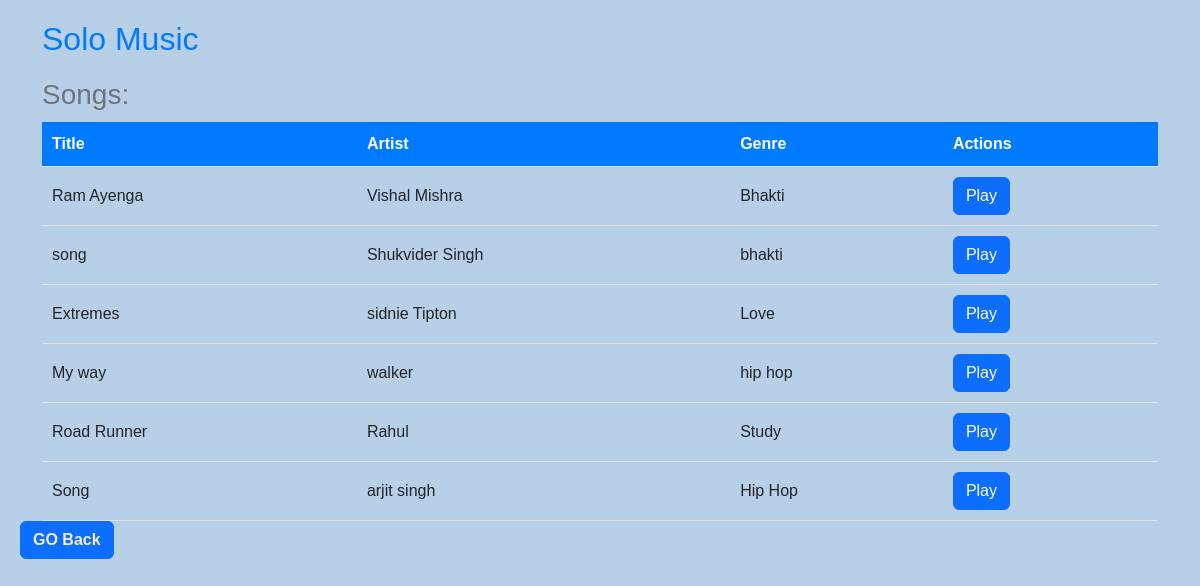
Page /playlist/1 on the committed database.
### models.py (models this page shows)
class Playlist(db.Model):
    id = db.Column(db.Integer, primary_key=True)
    name = db.Column(db.String, nullable=False)
    user_id = db.Column(db.Integer, db.ForeignKey('user.u_id'), nullable=False)
    songs = db.relationship('Song', secondary=playlist_song_table, backref='playlists', lazy=True, primaryjoin=(id == playlist_song_table.c.playlist_id))

class Song(db.Model):
    __tablename__ = 'song'
    id = db.Column(db.Integer, primary_key=True)
    title=db.Column(db.String(40), nullable=False)
    c_name=db.Column(db.String(60), nullable=False)               #creator name...................
    album_id=db.Column(db.Integer, db.ForeignKey('album.id'))
    lyrics=db.Column(db.String, nullable=False)
    duration=db.Column(db.Integer, nullable=False)
    genre=db.Column(db.String(80), nullable=False)
    r_date=db.Column(db.Date, nullable=False)
    filename=db.Column(db.String(255), nullable=False)
    artist_name=db.Column(db.String, nullable=False)
    likes=db.Column(db.Integer, default=0)
    dislikes=db.Column(db.Integer, default=0)
    user_id = db.Column(db.Integer, db.ForeignKey('user.u_id'))
    user = db.relationship('User', back_populates='songs' , overlaps='owner')

### app.py (the view)
@app.route('/playlist/<int:playlist_id>')
def view_playlist(playlist_id):
    playlist = Playlist.query.get(playlist_id)
    if playlist:
        songs = Song.query.all()
        return render_template('view_playlist.html', playlist=playlist, songs=songs)
    else:
        return 'Playlist not found'

### templates/view_playlist.html (shortened to what this page needs)
<!DOCTYPE html>
<html lang="en">
<head>
    <link href="https://cdn.jsdelivr.net/npm/bootstrap@5.3.2/dist/css/bootstrap.min.css" rel="stylesheet">
</head>
<body>
    <div class="container">
        <h2>{{ playlist.name }}</h2>
        <h3>Songs:</h3>
        <table>
            <thead>
                <tr>
                    <th>Title</th>
                    <th>Artist</th>
                    <th>Genre</th>
                    <th>Actions</th>
                </tr>
            </thead>
            <tbody>
                {% for song in songs %}
                <tr>
                    <td>{{ song.title }}</td>
                    <td>{{ song.artist_name }}</td>
                    <td>{{ song.genre }}</td>
                    <td>
                        <a class="btn btn-primary" href="{{ url_for('play_music', song_id=song.id) }}">Play</a>
                    </td>
                </tr>
                {% endfor %}
            </tbody>
        </table>
    </div>
     <a class="btn btn-primary" style="color: antiquewhite; font-weight: bold;" href="{{ url_for('playlists', playlist_id=playlist.id) }}">GO Back</a>
</body>
</html>

### templates/view_playlist.html (style rules this page uses)
body { font-family: 'Arial', sans-serif; background-color: #b7cfe7; margin: 0; padding: 20px; }
h2 { color: #007bff; margin-bottom: 20px; }
h3 { color: #6c757d; margin-top: 10px; }
table { width: 100%; border-collapse: collapse; margin-top: 10px; }
th, td { padding: 10px; text-align: left; border-bottom: 1px solid #dee2e6; }
th { background-color: #007bff; color: white; }
a { text-decoration: none; color: #28a745; transition: color 0.3s ease; }

### rows in the picture
Playlist: name "Solo Music"
Song: title "Ram Ayenga", artist_name "Vishal Mishra", genre "Bhakti"
Song: title "song", artist_name "Shukvider Singh", genre "bhakti"
Song: title "Extremes", artist_name "sidnie Tipton", genre "Love"
Song: title "My way", artist_name "walker", genre "hip hop"
Song: title "Road Runner", artist_name "Rahul", genre "Study"
Song: title "Song", artist_name "arjit singh", genre "Hip Hop"
